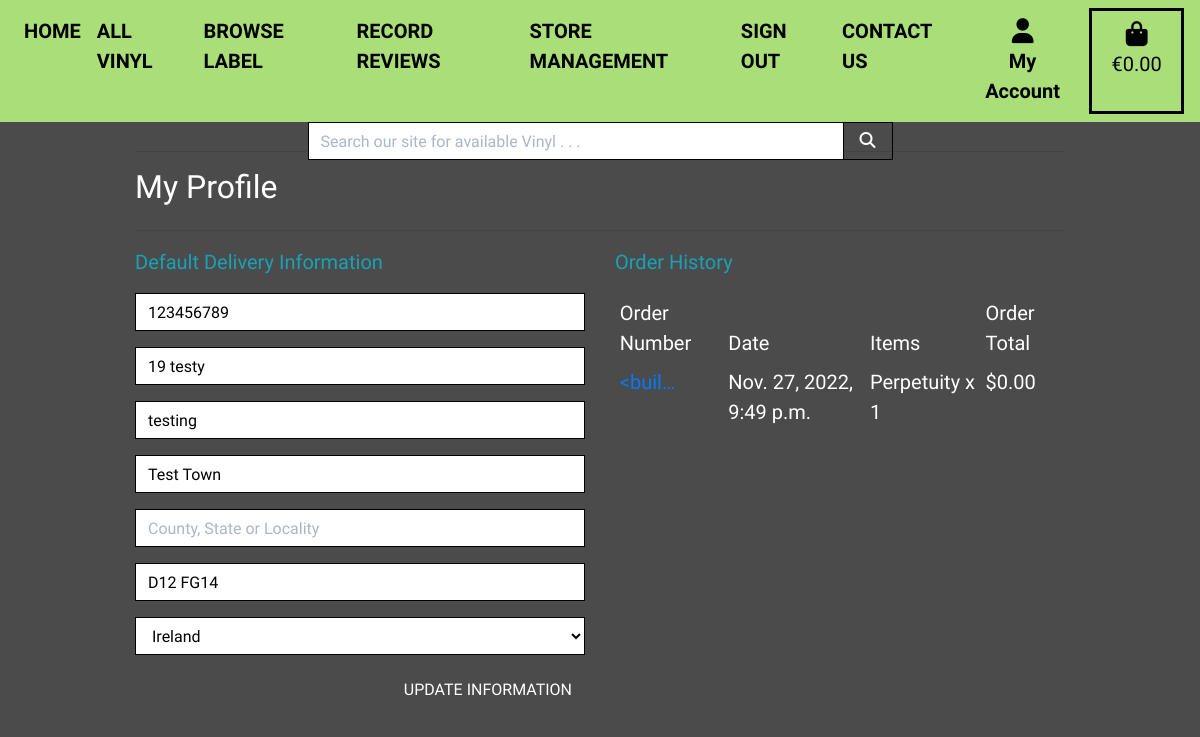
The page /profile/ (signed in) on the database as committed earlier.
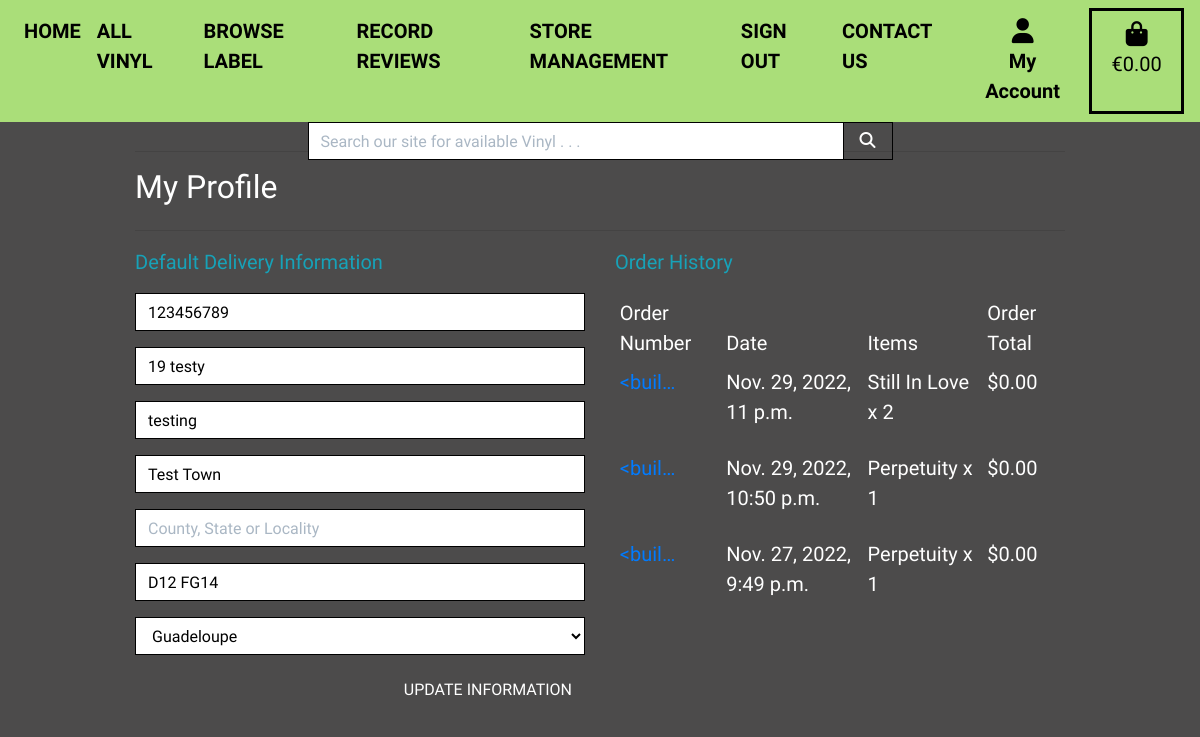
The same page on the database as committed later.
### profiles/models.py (models this page shows, shortened)
class UserProfile(models.Model):
    user = models.OneToOneField(User, on_delete=models.CASCADE)
    default_phone_number = models.CharField(
        max_length=20, null=True, blank=True
    )
    default_street_address1 = models.CharField(
        max_length=80, null=True, blank=True
    )
    default_street_address2 = models.CharField(
        max_length=80, null=True, blank=True
    )
    default_town_or_city = models.CharField(
        max_length=40, null=True, blank=True
    )
    default_county = models.CharField(max_length=80, null=True, blank=True)
    default_postcode = models.CharField(max_length=20, null=True, blank=True)
    default_country = CountryField(
        blank_label='Country', null=True, blank=True
    )

### checkout/models.py (models this page shows, shortened)
class Order(models.Model):
    order_number = models.CharField(max_length=32, null=False, editable=False)
    user_profile = models.ForeignKey(UserProfile, on_delete=models.SET_NULL,
                                     null=True, blank=True,
                                     related_name='orders'
                                     )
    full_name = models.CharField(max_length=50, null=False, blank=False)
    email = models.EmailField(max_length=254, null=False, blank=False)
    phone_number = models.CharField(max_length=20, null=False, blank=False)
    country = CountryField(blank_label='Country *', null=False, blank=False)
    town_or_city = models.CharField(max_length=40, null=False, blank=False)
    street_address1 = models.CharField(max_length=80, null=False, blank=False)
    street_address2 = models.CharField(max_length=80, null=True, blank=True)
    postcode = models.CharField(max_length=20, null=True, blank=True)
    county = models.CharField(max_length=80, null=True, blank=True)
    date = models.DateTimeField(auto_now_add=True)
    delivery_cost = models.DecimalField(
        max_digits=6, decimal_places=2, null=False, default=0
    )
    order_total = models.DecimalField(
        max_digits=10, decimal_places=2, null=False, default=0
    )
    grand_total = models.DecimalField(
        max_digits=10, decimal_places=2, null=False, default=0
    )
    original_basket = models.TextField(null=False, blank=False, default='')
    stripe_pid = models.CharField(
        max_length=254, null=False, blank=False, default=''
    )
    class Meta:
        ordering = ['-date']

class ItemCheckout(models.Model):
    order = models.ForeignKey(
        Order, null=False, blank=False, on_delete=models.CASCADE,
        related_name='itemcheckout'
    )
    record = models.ForeignKey(
        Record, null=False, blank=False, on_delete=models.CASCADE
    )
    quantity = models.IntegerField(null=False, blank=False, default=0)
    item_total = models.DecimalField(
        max_digits=6, decimal_places=2, null=False, blank=False, editable=False
    )

### products/models.py (models this page shows, shortened)
class Record(models.Model):
    title = models.CharField(max_length=254)
    artist = models.CharField(max_length=254)
    label = models.ForeignKey(Label, on_delete=models.CASCADE)
    price = models.DecimalField(max_digits=4, decimal_places=2)
    description = models.TextField(null=True, blank=True)
    stock_quantity = models.IntegerField(default=1)
    track_list = models.TextField(default="Track")
    image_url = models.URLField(max_length=1024, null=True, blank=True)
    image = models.ImageField(null=True, blank=True)

### profiles/views.py (the view)
# urls.py: path('profile/', include('profiles.urls')),
@login_required
def profile(request):
    profile = get_object_or_404(UserProfile, user=request.user)
    if request.method == 'POST':
        form = UserProfileForm(request.POST, instance=profile)
        if form.is_valid():
            form.save()
            messages.success(request, 'Profile updated successfully')
        else:
            messages.error(request, 'Update failed. Please ensure the form is \
                valid.')
    else:
        form = UserProfileForm(instance=profile)
    orders = profile.orders.all()
    template = 'profiles/profile.html'
    context = {
        'form': form,
        'orders': orders,
        'on_profile_page': True
    }
    return render(request, template, context)

### profiles/forms.py
class UserProfileForm(forms.ModelForm):
    class Meta:
        model = UserProfile
        exclude = ('user',)
    def __init__(self, *args, **kwargs):
        super().__init__(*args, **kwargs)
        placeholders = {
            'default_phone_number': 'Phone Number',
            'default_postcode': 'Postal Code',
            'default_town_or_city': 'Town or City',
            'default_street_address1': 'Street Address 1',
            'default_street_address2': 'Street Address 2',
            'default_county': 'County, State or Locality',
        }
        self.fields['default_phone_number'].widget.attrs['autofocus'] = True
        for field in self.fields:
            if field != 'default_country':
                if self.fields[field].required:
                    placeholder = f'{placeholders[field]} *'
                else:
                    placeholder = placeholders[field]
                self.fields[field].widget.attrs['placeholder'] = placeholder
            self.fields[field].widget.attrs['class'] = 'border-black \
                rounded-0 profile-form-input'
            self.fields[field].label = False

### profiles/templates/profiles/profile.html (shortened to what this page needs)
{% extends "base.html" %}
{% load static %}
{% block extra_css %}
    <link rel="stylesheet" href="{% static 'profiles/css/profile.css' %}">
{% endblock %}
{% block page_header %}
    <div class="container header-container">
    </div>
{% endblock %}
{% block content %}
    <div class="container">
        <div class="row">
            <div class="col">
                <h2 class="font-weight-normal text-white mb-4">My Profile</h2>
                <hr>
            </div>
        </div>
        <div class="row">
            <div class="col-12 col-lg-6">
                <p class="text-info">Default Delivery Information</p>
                <form class="mt-3" action="{% url 'profile' %}" method="POST" id="profile-update-form">
                    {{ form|crispy }}
                    <button class="btn btn-black rounded-0 text-uppercase float-right font-weight-normal text-white">
                        Update Information</button>
                </form>
            </div>
            <div class="col-12 col-lg-6">
                <p class="text-info">Order History</p>
                <div class="order-history table-responsive">
                    <table class="table table-sm table-borderless">
                        <thead>
                            <tr>
                                <th class="font-weight-normal text-white">Order Number</th>
                                <th class="font-weight-normal text-white">Date</th>
                                <th class="font-weight-normal text-white">Items</th>
                                <th class="font-weight-normal text-white">Order Total</th>
                            </tr>
                        </thead>
                        <tbody>
                            {% for order in orders %}
                                <tr>
                                    <td>
                                        <a href="{% url 'order_history' order.order_number %}"
                                        title="{{ order.order_number }}">
                                            {{ order.order_number|truncatechars:6 }}
                                        </a>
                                    </td>
                                    <td class="font-weight-normal text-white">{{ order.date }}</td>
                                    <td class="font-weight-normal text-white">
                                        <ul class="list-unstyled">
                                            {% for item in order.itemcheckout.all %}
                                                <li class="medium">
                                                    {{ item.record.title }} x {{ item.quantity }}
                                                </li>
                                            {% endfor %}
                                        </ul>
                                    </td>
                                    <td class="font-weight-normal text-white">${{ order.grand_total }}</td>
                                </tr>
                            {% endfor %}
                        </tbody>
                    </table>
                </div>
            </div>
        </div>
{% endblock %}

Rows that differ between the two databases and show on the page:
changed UserProfile "19 testy": default_country "Ireland" → "Guadeloupe"
added Order: order_number "<buil…", date "Nov. 29, 2022, 11 p.m.", grand_total "0.00"
added ItemCheckout: record "Still In Love", quantity "2", shown under "<buil…"
added Order: order_number "<buil…", date "Nov. 29, 2022, 10:50 p.m.", grand_total "0.00"
added ItemCheckout: record "Perpetuity", quantity "1", shown under "<buil…"
